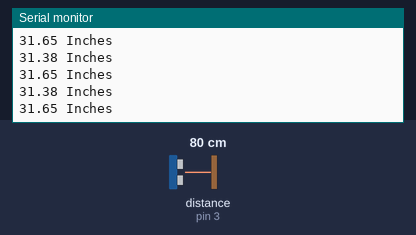
Simulated run of this sketch. Board: Arduino Uno, built with avr-gcc and run on an emulated ATmega328P. Parts: the last lines printed to the serial monitor. Wiring (inferred from the names in the program): ultrasonic range finder: trigger pin 4; echo pin 3. Inputs (shaded band) come from the test bench; at power-on: distance to the obstacle (sensor on pin 3) 80 cm. The echo pulse lasts 58.3 µs per cm.

Above: at 1.2 s.
1.3 s: distance to the obstacle (sensor on pin 3) set to 2 cm
At 1.41 s:
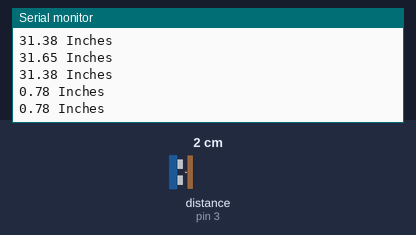
2.8 s: distance to the obstacle (sensor on pin 3) set to 4 cm
At 2.81 s:
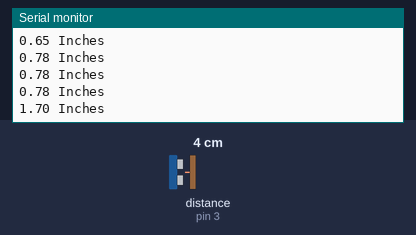
Timing chart, 0 to 5.8 s (numbered marks = the images above; inputs shaded):
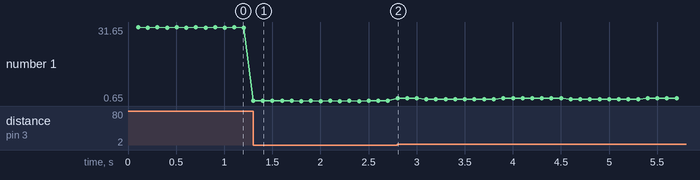

Measured:
- after the input at 1.3 s, the serial monitor: prints a new line at once (image 1)
- after the input at 2.8 s, the serial monitor: prints a new line at once (image 2)
- plotted number 1: 31.38 → 0.78 after the input at 1.3 s, 0.78 → 1.7 after the input at 2.8 s

The sketch:

Ultra_Sonic_Sensor_Code_With_Interrupts.ino
```cpp
#define ECHO_PIN 3
#define TRIGGER_PIN 4

unsigned long lastTimeUltrasonicTrigger = millis();
unsigned long ultrasonicTriggerDelay = 100;

volatile unsigned long pulseInTimeBegin;
volatile unsigned long pulseInTimeEnd;
volatile boolean newDistanceAvailable = false;


void triggerUltrasonicSensor(){

  digitalWrite(TRIGGER_PIN, LOW);
  delayMicroseconds(2);

  digitalWrite(TRIGGER_PIN, HIGH);
  delayMicroseconds(10);
  digitalWrite(TRIGGER_PIN, LOW);

}


float getUltrasonicDistance(){

  float durationMicros = pulseInTimeEnd - pulseInTimeBegin;
  float distance = durationMicros / 148.0; // Distance Is In Inches For CM divide by 58.0

  return distance;

}


void echoPinInterrupt(){

  if (digitalRead(ECHO_PIN) == HIGH){
    pulseInTimeBegin = micros();
  }
  else{
    pulseInTimeEnd = micros();
    newDistanceAvailable = true;
  }

}


void setup() {

  Serial.begin(115200);

  pinMode(ECHO_PIN, INPUT);
  pinMode(TRIGGER_PIN, OUTPUT);

  attachInterrupt(digitalPinToInterrupt(ECHO_PIN),
                  echoPinInterrupt,
                  CHANGE);

}


void loop() {

  unsigned long timeNow = millis();

  if (timeNow - lastTimeUltrasonicTrigger >= ultrasonicTriggerDelay){

    lastTimeUltrasonicTrigger = timeNow;

    triggerUltrasonicSensor();

  }


  if (newDistanceAvailable){

    newDistanceAvailable = false;
    double distance = getUltrasonicDistance();
    Serial.print(distance);
    Serial.println(" Inches");

  }

}
```
